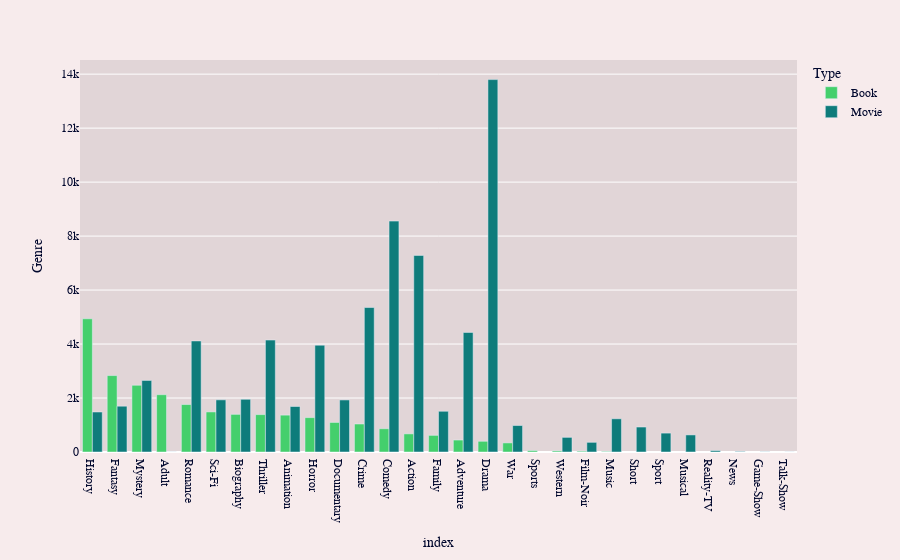

This figure's notebook cell:
### Code cell
df = genre_total

fig = px.bar(
    genre_total,
    x = "index",
    y = "Genre",
    color = "Type",
    barmode="group",
    color_discrete_map = {"Book": "#44CF6C", "Movie": "#0E7C7B"})

fig.update_layout(
    plot_bgcolor = "#E1D5D7",
    paper_bgcolor = "#F7EBEC",
    font = dict(family = "Arial", color = "#00072D"))
    
fig.show()

### Figure 1 — Plotly figure (JSON) as saved in the notebook; plotly's stock layout.template omitted (floating-point values rounded to 4 significant figures)
{"data": [{"alignmentgroup": "True", "hovertemplate": "Type=Book<br>index=%{x}<br>Genre=%{y}<extra></extra>", "legendgroup": "Book", "marker": {"color": "#44CF6C", "pattern": {"shape": ""}}, "name": "Book", "offsetgroup": "Book", "orientation": "v", "showlegend": true, "textposition": "auto", "type": "bar", "x": ["History", "Fantasy", "Mystery", "Adult", "Romance", "Sci-Fi", "Biography", "Thriller", "Animation", "Horror", "Documentary", "Crime", "Comedy", "Action", "Family", "Adventure", "Drama", "War", "Sports", "Western", "Film-Noir", "Music"], "xaxis": "x", "y": [4936, 2832, 2473, 2123, 1758, 1485, 1395, 1385, 1366, 1274, 1095, 1037, 862, 672, 616, 443, 397, 337, 53, 40, 30, 20], "yaxis": "y"}, {"alignmentgroup": "True", "hovertemplate": "Type=Movie<br>index=%{x}<br>Genre=%{y}<extra></extra>", "legendgroup": "Movie", "marker": {"color": "#0E7C7B", "pattern": {"shape": ""}}, "name": "Movie", "offsetgroup": "Movie", "orientation": "v", "showlegend": true, "textposition": "auto", "type": "bar", "x": ["Drama", "Comedy", "Action", "Crime", "Adventure", "Thriller", "Romance", "Horror", "Mystery", "Biography", "Sci-Fi", "Documentary", "Fantasy", "Animation", "Family", "History", "Music", "War", "Short", "Sport", "Musical", "Western", "Film-Noir", "Reality-TV", "News", "Game-Show", "Adult", "Talk-Show"], "xaxis": "x", "y": [13798, 8555, 7284, 5353, 4430, 4148, 4115, 3957, 2651, 1953, 1933, 1928, 1697, 1686, 1509, 1482, 1231, 981, 925, 700, 633, 542, 358, 50, 19, 5, 2, 2], "yaxis": "y"}], "layout": {"barmode": "group", "font": {"color": "#00072D", "family": "Arial"}, "legend": {"title": {"text": "Type"}, "tracegroupgap": 0}, "margin": {"t": 60}, "paper_bgcolor": "#F7EBEC", "plot_bgcolor": "#E1D5D7", "xaxis": {"anchor": "y", "domain": [0, 1], "title": {"text": "index"}}, "yaxis": {"anchor": "x", "domain": [0, 1], "title": {"text": "Genre"}}}}
